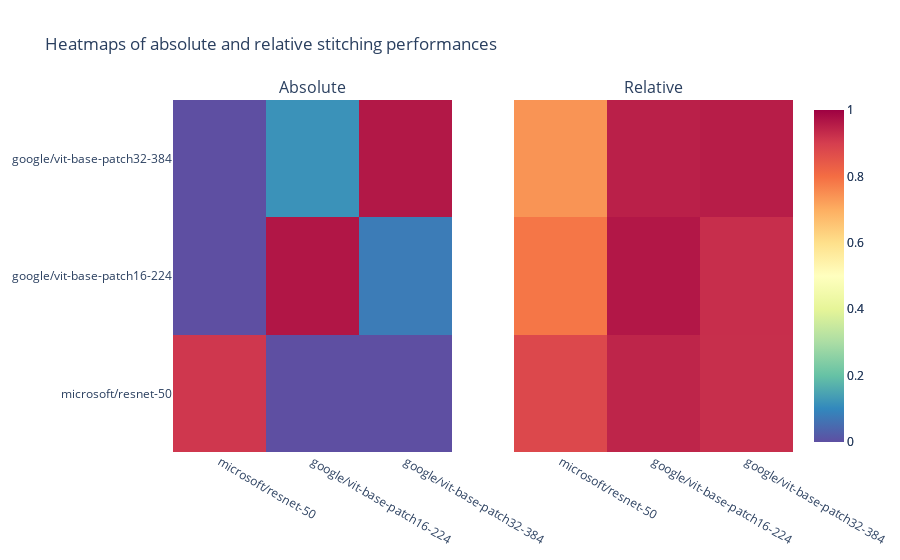

The code cell stored with this chart in its notebook:
### Code cell
abs_fig = go.Figure(
    data=go.Heatmap(
        z=abs_heatmap.T,
        x=ENCODERS,
        y=ENCODERS,
        colorscale="Spectral_r",
    )
)
rel_fig = go.Figure(
    data=go.Heatmap(
        z=rel_heatmap.T,
        x=ENCODERS,
        y=ENCODERS,
        colorscale="Spectral_r",
    )
)

fig = make_subplots(
    rows=1, cols=2, subplot_titles=("Absolute", "Relative"), shared_yaxes=True, shared_xaxes=True
)
fig.add_trace(abs_fig.data[0], row=1, col=1)
fig.add_trace(rel_fig.data[0], row=1, col=2)

fig.update_layout(
    title_text="Heatmaps of absolute and relative stitching performances",
    # height=600,
    # width=1000,
)
# update color range
fig.update_traces(
    zmin=0,
    zmax=1,
)
fig.show()

### Figure 1 — Plotly figure (JSON) as saved in the notebook; plotly's stock layout.template omitted (floating-point values rounded to 4 significant figures)
{"data": [{"colorscale": [[0, "rgb(94,79,162)"], [0.1, "rgb(50,136,189)"], [0.2, "rgb(102,194,165)"], [0.3, "rgb(171,221,164)"], [0.4, "rgb(230,245,152)"], [0.5, "rgb(255,255,191)"], [0.6, "rgb(254,224,139)"], [0.7, "rgb(253,174,97)"], [0.8, "rgb(244,109,67)"], [0.9, "rgb(213,62,79)"], [1, "rgb(158,1,66)"]], "type": "heatmap", "x": ["microsoft/resnet-50", "google/vit-base-patch16-224", "google/vit-base-patch32-384"], "xaxis": "x", "y": ["microsoft/resnet-50", "google/vit-base-patch16-224", "google/vit-base-patch32-384"], "yaxis": "y", "z": [[0.9115, 0, 0], [0, 0.966, 0.0784], [0, 0.1169, 0.9631]], "zmax": 1, "zmin": 0}, {"colorscale": [[0, "rgb(94,79,162)"], [0.1, "rgb(50,136,189)"], [0.2, "rgb(102,194,165)"], [0.3, "rgb(171,221,164)"], [0.4, "rgb(230,245,152)"], [0.5, "rgb(255,255,191)"], [0.6, "rgb(254,224,139)"], [0.7, "rgb(253,174,97)"], [0.8, "rgb(244,109,67)"], [0.9, "rgb(213,62,79)"], [1, "rgb(158,1,66)"]], "type": "heatmap", "x": ["microsoft/resnet-50", "google/vit-base-patch16-224", "google/vit-base-patch32-384"], "xaxis": "x2", "y": ["microsoft/resnet-50", "google/vit-base-patch16-224", "google/vit-base-patch32-384"], "yaxis": "y2", "z": [[0.8783, 0.9416, 0.9254], [0.7856, 0.9637, 0.9255], [0.7399, 0.9499, 0.9548]], "zmax": 1, "zmin": 0}], "layout": {"annotations": [{"font": {"size": 16}, "showarrow": false, "text": "Absolute", "x": 0.225, "xanchor": "center", "xref": "paper", "y": 1, "yanchor": "bottom", "yref": "paper"}, {"font": {"size": 16}, "showarrow": false, "text": "Relative", "x": 0.775, "xanchor": "center", "xref": "paper", "y": 1, "yanchor": "bottom", "yref": "paper"}], "title": {"text": "Heatmaps of absolute and relative stitching performances"}, "xaxis": {"anchor": "y", "domain": [0, 0.45]}, "xaxis2": {"anchor": "y2", "domain": [0.55, 1]}, "yaxis": {"anchor": "x", "domain": [0, 1]}, "yaxis2": {"anchor": "x2", "domain": [0, 1], "matches": "y", "showticklabels": false}}}
